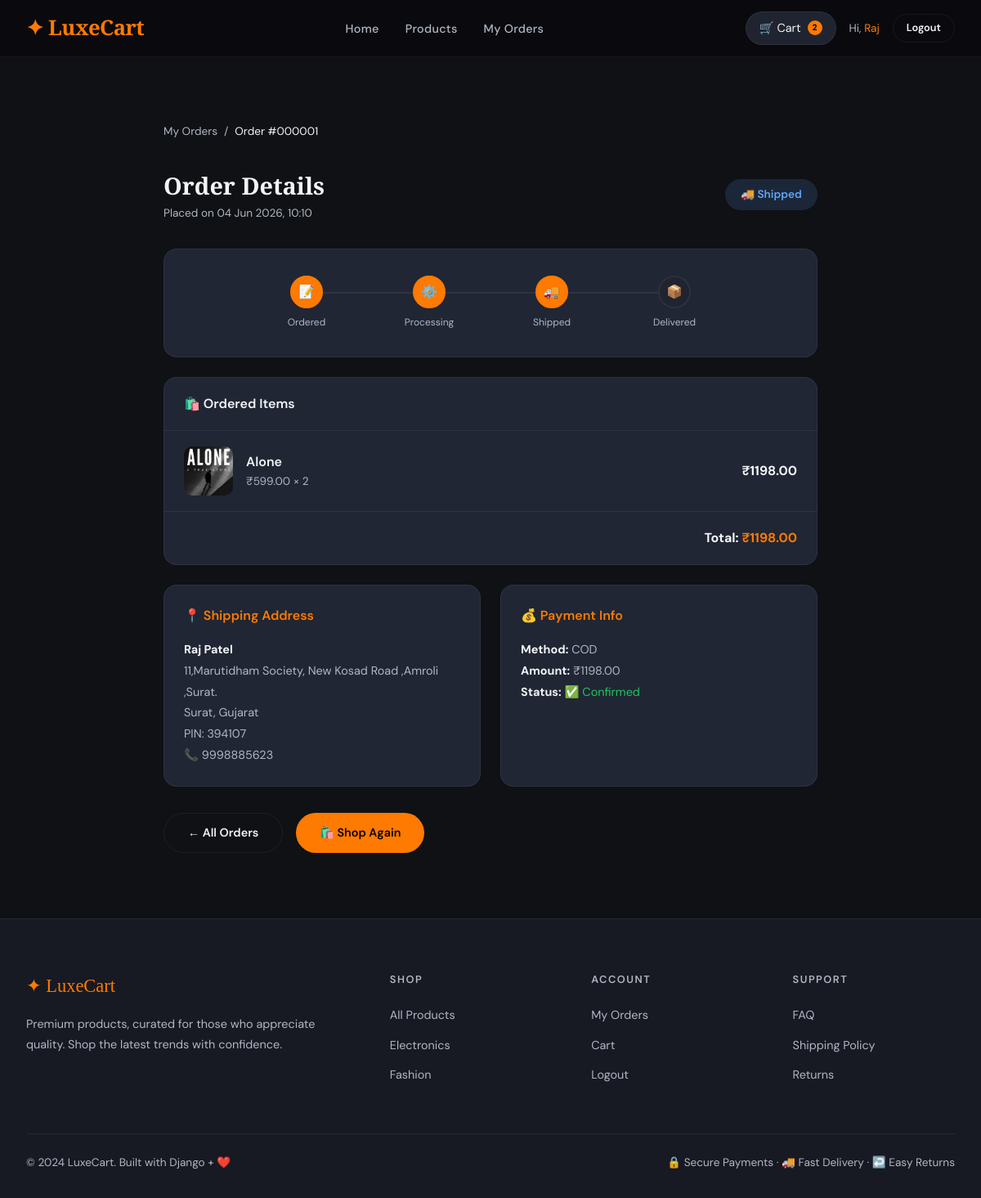
Page /orders/1/ (signed in) on the committed database.
### store/models.py (models this page shows, shortened)
class Order(models.Model):
    STATUS_CHOICES = [
        ('pending', 'Pending'),
        ('processing', 'Processing'),
        ('shipped', 'Shipped'),
        ('delivered', 'Delivered'),
        ('cancelled', 'Cancelled'),
    ]
    user = models.ForeignKey(User, on_delete=models.CASCADE, related_name='orders')
    status = models.CharField(max_length=20, choices=STATUS_CHOICES, default='pending')
    total_price = models.DecimalField(max_digits=10, decimal_places=2, default=0)
    shipping_name = models.CharField(max_length=200)
    shipping_address = models.TextField()
    shipping_city = models.CharField(max_length=100)
    shipping_state = models.CharField(max_length=100)
    shipping_zip = models.CharField(max_length=20)
    shipping_phone = models.CharField(max_length=20)
    payment_method = models.CharField(max_length=50, default='cod')
    created_at = models.DateTimeField(auto_now_add=True)
    updated_at = models.DateTimeField(auto_now=True)
    @property
    def status_icon(self):
        icons = {'pending': '🕐', 'processing': '⚙️', 'shipped': '🚚', 'delivered': '✅', 'cancelled': '❌'}
        return icons.get(self.status, '📦')

class OrderItem(models.Model):
    order = models.ForeignKey(Order, on_delete=models.CASCADE, related_name='items')
    product = models.ForeignKey(Product, on_delete=models.CASCADE)
    quantity = models.PositiveIntegerField(default=1)
    price = models.DecimalField(max_digits=10, decimal_places=2)
    @property
    def subtotal(self):
        return self.price * self.quantity

class Product(models.Model):
    category = models.ForeignKey(Category, on_delete=models.SET_NULL, null=True, related_name='products')
    name = models.CharField(max_length=200)
    slug = models.SlugField(unique=True)
    description = models.TextField()
    price = models.DecimalField(max_digits=10, decimal_places=2)
    original_price = models.DecimalField(max_digits=10, decimal_places=2, null=True, blank=True)
    stock = models.PositiveIntegerField(default=0)
    image = models.ImageField(upload_to='products/', blank=True)
    image_url = models.URLField(blank=True)  # fallback for demo images
    rating = models.DecimalField(max_digits=3, decimal_places=1, default=4.5)
    review_count = models.PositiveIntegerField(default=0)
    is_featured = models.BooleanField(default=False)
    is_active = models.BooleanField(default=True)
    created_at = models.DateTimeField(auto_now_add=True)
    @property
    def display_image(self):
        if self.image:
            return self.image.url
        return self.image_url or ''

### store/views.py (the view)
# urls.py: path('orders/<int:order_id>/', views.order_detail, name='order_detail'),
@login_required
def order_detail(request, order_id):
    order = get_object_or_404(Order, id=order_id, user=request.user)
    return render(request, 'store/order_detail.html', {'order': order})

### store/context_processors.py (called while the page is built)
def cart_count(request):
    if request.user.is_authenticated:
        try:
            cart = Cart.objects.get(user=request.user)
            return {'cart_count': cart.item_count}
        except Cart.DoesNotExist:
            pass
    return {'cart_count': 0}

### store/models.py (called while the page is built)
    @property
    def item_count(self):
        return sum(item.quantity for item in self.cartitem_set.all())

### store/templates/store/order_detail.html (shortened to what this page needs)
{% extends 'store/base.html' %}
{% block content %}
<div class="section">
  <div class="container" style="max-width:800px;">
    <div class="breadcrumb">
      <a href="{% url 'order_history' %}">My Orders</a> / <span>Order #{{ order.id|stringformat:"06d" }}</span>
    </div>
    <div style="display:flex;align-items:center;justify-content:space-between;margin-bottom:2rem;flex-wrap:wrap;gap:1rem;">
      <div>
        <h1 style="font-family:'Playfair Display',serif;font-size:1.8rem;font-weight:700;">Order Details</h1>
        <div style="color:var(--text2);font-size:0.85rem;">Placed on {{ order.created_at|date:"d M Y, H:i" }}</div>
      </div>
      <span style="padding:0.5rem 1.2rem;border-radius:50px;font-size:0.85rem;font-weight:600;
        {% if order.status == 'delivered' %}background:rgba(78,203,113,0.15);color:#4ecb71;
        {% elif order.status == 'cancelled' %}background:rgba(255,92,92,0.15);color:#ff5c5c;
        {% elif order.status == 'shipped' %}background:rgba(96,165,250,0.15);color:#60a5fa;
        {% else %}background:rgba(232,201,122,0.15);color:#e8c97a;{% endif %}">
        {{ order.status_icon }} {{ order.get_status_display }}
      </span>
    </div>
    <div style="background:var(--card);border:1px solid var(--border);border-radius:var(--radius);padding:2rem;margin-bottom:1.5rem;">
      <div class="order-steps" style="max-width:600px;margin:0 auto;">
        {% with status=order.status %}
        <div class="step {% if status in 'pending,processing,shipped,delivered' %}active{% endif %}">
          <div class="step-circle">📝</div>
          <div class="step-label">Ordered</div>
        </div>
        <div class="step {% if status in 'processing,shipped,delivered' %}active{% endif %}">
          <div class="step-circle">⚙️</div>
          <div class="step-label">Processing</div>
        </div>
        <div class="step {% if status in 'shipped,delivered' %}active{% endif %}">
          <div class="step-circle">🚚</div>
          <div class="step-label">Shipped</div>
        </div>
        <div class="step {% if status == 'delivered' %}active{% endif %}">
          <div class="step-circle">📦</div>
          <div class="step-label">Delivered</div>
        </div>
        {% endwith %}
      </div>
    </div>
    <div style="background:var(--card);border:1px solid var(--border);border-radius:var(--radius);margin-bottom:1.5rem;overflow:hidden;">
      <div style="padding:1.2rem 1.5rem;border-bottom:1px solid var(--border);font-weight:600;">🛍️ Ordered Items</div>
      {% for item in order.items.all %}
      <div style="display:flex;align-items:center;gap:1rem;padding:1.2rem 1.5rem;border-bottom:1px solid var(--border);">
        {% if item.product.display_image %}
        <img src="{{ item.product.display_image }}" style="width:60px;height:60px;border-radius:10px;object-fit:cover;">
        {% else %}
        <div style="width:60px;height:60px;background:var(--bg3);border-radius:10px;display:flex;align-items:center;justify-content:center;">🛍️</div>
        {% endif %}
        <div style="flex:1;">
          <a href="{% url 'product_detail' item.product.slug %}" style="font-weight:600;color:var(--text);">{{ item.product.name }}</a>
          <div style="font-size:0.85rem;color:var(--text2);">₹{{ item.price }} × {{ item.quantity }}</div>
        </div>
        <div style="font-weight:700;">₹{{ item.subtotal }}</div>
      </div>
      {% endfor %}
      <div style="padding:1.2rem 1.5rem;text-align:right;font-size:1rem;font-weight:700;">
        Total: <span style="color:var(--accent);">₹{{ order.total_price }}</span>
      </div>
    </div>
    <div style="display:grid;grid-template-columns:1fr 1fr;gap:1.5rem;margin-bottom:2rem;">
      <div style="background:var(--card);border:1px solid var(--border);border-radius:var(--radius);padding:1.5rem;">
        <div style="font-weight:600;color:var(--accent);margin-bottom:1rem;">📍 Shipping Address</div>
        <div style="color:var(--text2);font-size:0.9rem;line-height:1.8;">
          <strong style="color:var(--text);">{{ order.shipping_name }}</strong><br>
          {{ order.shipping_address }}<br>
          {{ order.shipping_city }}, {{ order.shipping_state }}<br>
          PIN: {{ order.shipping_zip }}<br>
          📞 {{ order.shipping_phone }}
        </div>
      </div>
      <div style="background:var(--card);border:1px solid var(--border);border-radius:var(--radius);padding:1.5rem;">
        <div style="font-weight:600;color:var(--accent);margin-bottom:1rem;">💰 Payment Info</div>
        <div style="color:var(--text2);font-size:0.9rem;line-height:1.8;">
          <div><strong style="color:var(--text);">Method:</strong> {{ order.payment_method|upper }}</div>
          <div><strong style="color:var(--text);">Amount:</strong> ₹{{ order.total_price }}</div>
          <div><strong style="color:var(--text);">Status:</strong>
            <span style="color:var(--success);">✅ Confirmed</span>
          </div>
        </div>
      </div>
    </div>
    <div style="display:flex;gap:1rem;flex-wrap:wrap;">
      <a href="{% url 'order_history' %}" class="btn btn-outline">← All Orders</a>
      <a href="{% url 'product_list' %}" class="btn btn-primary">🛍️ Shop Again</a>
    </div>
  </div>
</div>
{% endblock %}

### store/templates/store/base.html (shortened to what this page needs)
{% load static %}
<!DOCTYPE html>
<html lang="en">
<head>
<link rel="stylesheet" href="{% static 'store/css/main.css' %}">
</head>
<body>
<nav class="navbar">
  <a href="{% url 'home' %}" class="nav-brand">✦ LuxeCart</a>
  <ul class="nav-links">
    <li><a href="{% url 'home' %}">Home</a></li>
    <li><a href="{% url 'product_list' %}">Products</a></li>
    {% if user.is_authenticated %}
    <li><a href="{% url 'order_history' %}">My Orders</a></li>
    {% endif %}
  </ul>
  <div class="nav-actions">
    {% if user.is_authenticated %}
      <a href="{% url 'cart' %}" class="btn-cart">
        🛒 Cart
        <span class="cart-badge">{{ cart_count }}</span>
      </a>
      <span class="nav-user">Hi, <span>{{ user.first_name|default:user.username }}</span></span>
      <a href="{% url 'logout' %}" class="btn-outline btn btn-sm">Logout</a>
    {% else %}
      <a href="{% url 'login' %}" class="btn-outline btn btn-sm">Login</a>
      <a href="{% url 'register' %}" class="btn-nav-auth">Register</a>
    {% endif %}
  </div>
</nav>
{% block content %}{% endblock %}
<footer class="footer">
  <div class="container">
    <div class="footer-grid">
      <div>
        <div class="footer-brand">✦ LuxeCart</div>
        <p class="footer-desc">Premium products, curated for those who appreciate quality. Shop the latest trends with confidence.</p>
      </div>
      <div>
        <div class="footer-title">Shop</div>
        <ul class="footer-links">
          <li><a href="{% url 'product_list' %}">All Products</a></li>
          <li><a href="{% url 'product_list' %}?category=electronics">Electronics</a></li>
          <li><a href="{% url 'product_list' %}?category=fashion">Fashion</a></li>
        </ul>
      </div>
      <div>
        <div class="footer-title">Account</div>
        <ul class="footer-links">
          {% if user.is_authenticated %}
          <li><a href="{% url 'order_history' %}">My Orders</a></li>
          <li><a href="{% url 'cart' %}">Cart</a></li>
          <li><a href="{% url 'logout' %}">Logout</a></li>
          {% else %}
          <li><a href="{% url 'login' %}">Login</a></li>
          <li><a href="{% url 'register' %}">Register</a></li>
          {% endif %}
        </ul>
      </div>
      <div>
        <div class="footer-title">Support</div>
        <ul class="footer-links">
          <li><a href="#">FAQ</a></li>
          <li><a href="#">Shipping Policy</a></li>
          <li><a href="#">Returns</a></li>
        </ul>
      </div>
    </div>
    <div class="footer-bottom">
      <p class="footer-copy">© 2024 LuxeCart. Built with Django + ❤️</p>
      <p class="footer-copy">🔒 Secure Payments · 🚚 Fast Delivery · ↩️ Easy Returns</p>
    </div>
  </div>
</footer>
</body>
</html>

### store/static/store/css/main.css (style rules this page uses)
:root { --bg: #0f1115; --bg2: #171923; --bg3: #1f2430; --card: #202634; --border: rgba(255,255,255,0.06); --accent: #ff7a00; --accent2: #ff9a3c; --text: #f3f4f6; --text2: #b0b7c3; --text3: #7b8494; --success: #22c55e; --danger: #ef4444; --info: #38bdf8; --radius: 16px; --radius-sm: 8px; --shadow: 0 10px 30px rgba(0,0,0,0.35); --glow: 0 0 30px rgba(255,122,0,0.18); }
*, *::before, *::after { box-sizing: border-box; margin: 0; padding: 0; }
html { scroll-behavior: smooth; }
body { font-family: 'DM Sans', sans-serif; background: var(--bg); color: var(--text); min-height: 100vh; line-height: 1.6; }
a { text-decoration: none; color: inherit; }
img { max-width: 100%; }
.navbar { position: sticky; top: 0; z-index: 1000; background: rgba(10,10,15,0.92); backdrop-filter: blur(20px); border-bottom: 1px solid var(--border); padding: 0 2rem; display: flex; align-items: center; justify-content: space-between; height: 70px; }
.nav-brand { font-family: 'Playfair Display', serif; font-size: 1.6rem; font-weight: 700; color: var(--accent); letter-spacing: -0.5px; }
.nav-links { display: flex; align-items: center; gap: 2rem; list-style: none; }
.nav-links a { color: var(--text2); font-size: 0.9rem; font-weight: 500; transition: color 0.2s; letter-spacing: 0.3px; }
.nav-actions { display: flex; align-items: center; gap: 1rem; }
.btn-cart { position: relative; background: var(--bg3); border: 1px solid var(--border); color: var(--text); padding: 0.5rem 1rem; border-radius: 50px; font-size: 0.9rem; cursor: pointer; display: flex; align-items: center; gap: 0.5rem; transition: all 0.2s; }
.cart-badge { background: var(--accent); color: #000; font-size: 0.65rem; font-weight: 700; width: 18px; height: 18px; border-radius: 50%; display: flex; align-items: center; justify-content: center; }
.nav-user { color: var(--text2); font-size: 0.85rem; }
.nav-user span { color: var(--accent); }
.btn { padding: 0.75rem 1.8rem; border-radius: 50px; font-size: 0.9rem; font-weight: 600; cursor: pointer; border: none; display: inline-flex; align-items: center; gap: 0.5rem; transition: all 0.25s; text-decoration: none; }
.btn-primary { background: var(--accent); color: #000; }
.btn-outline { background: transparent; color: var(--text); border: 1px solid var(--border); }
.btn-sm { padding: 0.4rem 1rem; font-size: 0.8rem; }
.section { padding: 5rem 2rem; }
.container { max-width: 1200px; margin: 0 auto; }
.order-steps { display: flex; justify-content: center; gap: 0; margin: 2rem 0; position: relative; }
.order-steps::before { content: ''; position: absolute; top: 20px; left: 15%; right: 15%; height: 2px; background: var(--border); }
.step { text-align: center; flex: 1; position: relative; }
.step-circle { width: 40px; height: 40px; border-radius: 50%; background: var(--bg3); border: 2px solid var(--border); display: flex; align-items: center; justify-content: center; margin: 0 auto 0.5rem; font-size: 1rem; position: relative; z-index: 1; }
.step.active .step-circle { background: var(--accent); border-color: var(--accent); color: #000; }
.step-label { font-size: 0.75rem; color: var(--text2); }
.footer { background: var(--bg2); border-top: 1px solid var(--border); padding: 4rem 2rem 2rem; }
.footer-grid { display: grid; grid-template-columns: 2fr 1fr 1fr 1fr; gap: 3rem; margin-bottom: 3rem; }
.footer-brand { font-family: 'Playfair Display', serif; font-size: 1.4rem; color: var(--accent); margin-bottom: 1rem; }
.footer-desc { color: var(--text2); font-size: 0.9rem; line-height: 1.7; }
.footer-title { font-size: 0.8rem; text-transform: uppercase; letter-spacing: 1.5px; color: var(--text2); margin-bottom: 1.2rem; font-weight: 600; }
.footer-links { list-style: none; }
.footer-links li { margin-bottom: 0.7rem; }
.footer-links a { color: var(--text2); font-size: 0.9rem; transition: color 0.2s; }
.footer-bottom { border-top: 1px solid var(--border); padding-top: 1.5rem; display: flex; justify-content: space-between; align-items: center; }
.footer-copy { font-size: 0.85rem; color: var(--text2); }
.breadcrumb { display: flex; align-items: center; gap: 0.5rem; font-size: 0.85rem; color: var(--text2); margin-bottom: 2rem; }
.breadcrumb a { color: var(--text2); }
.breadcrumb span { color: var(--text); }

### rows in the picture
Order: id "000001", created_at "04 Jun 2026, 10:10", status_icon "🚚", status "Shipped", total_price "1198.00", shipping_name "Raj Patel", shipping_address "11,Marutidham Society, New Kosad Road ,Amroli ,Surat.", shipping_city "Surat", shipping_state "Gujarat", shipping_zip "394107", shipping_phone "9998885623", payment_method "COD"
OrderItem: product.display_image (picture), product.name "Alone", price "599.00", quantity "2", subtotal "1198.00"

### other values in the picture
{{ cart_count }} "2"
{{ user.first_name|default:user.username }} "Raj"
